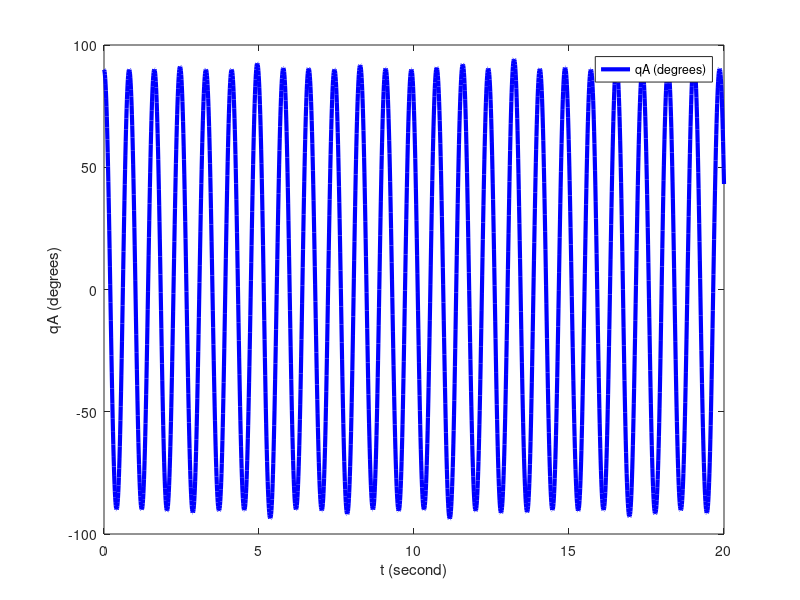
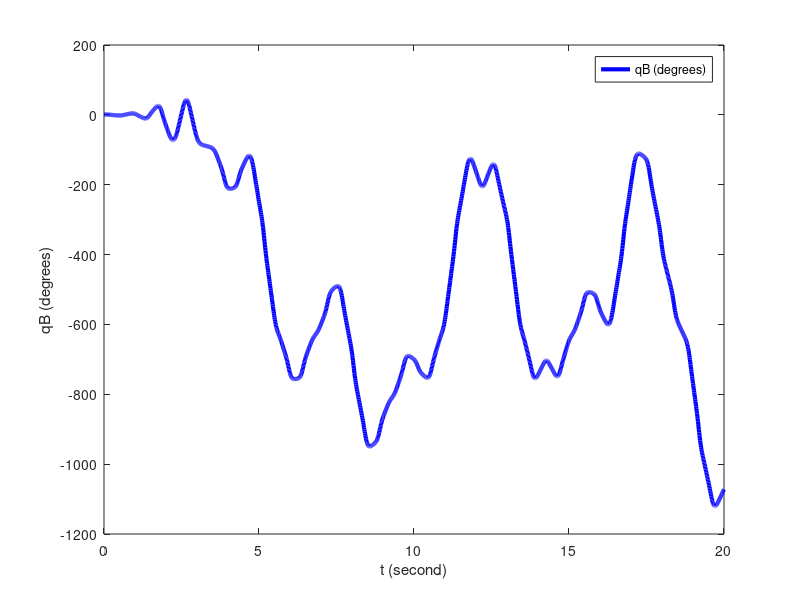

Recreate these plots in MATLAB, in order.
function [t,VAR,Output] = baby_boot
%===========================================================================
% File: baby_boot.m created Nov 03 2025 by MotionGenesis 6.5.
% Portions copyright (c) 2009-2025 Motion Genesis LLC.  Rights reserved.
% MotionGenesis Student Licensee: Charlie Lambert. (until September 2028).
% This MotionGenesis Student license is granted the right to use this code
% only until September 2028, only for legal student-academic (non-professional) purposes,
% and limited to their coursework completion at their accredited school.
% All use of this code is specifically limited to this student licensee.
% No rights are extended for other purposes or to anyone but the licensee.
% This copyright notice must appear in all uses of this code.
%===========================================================================
% The software is provided "as is", without warranty of any kind, express or    
% implied, including but not limited to the warranties of merchantability or    
% fitness for a particular purpose. In no event shall the authors, contributors,
% or copyright holders be liable for any claim, damages or other liability,     
% whether in an action of contract, tort, or otherwise, arising from, out of, or
% in connection with the software or the use or other dealings in the software. 
%===========================================================================
eventDetectedByIntegratorTerminate1OrContinue0 = [];
qADDt=0; qBDDt=0;


%-------------------------------+--------------------------+-------------------+-----------------
% Quantity                      | Value                    | Units             | Description
%-------------------------------|--------------------------|-------------------|-----------------
g                               =  9.81;                   % m/s^2               Constant
IAxx                            =  50;                     % g*cm^2              Constant
IBxx                            =  2500;                   % g*cm^2              Constant
IByy                            =  500;                    % g*cm^2              Constant
IBzz                            =  2000;                   % g*cm^2              Constant
LA                              =  7.5;                    % cm                  Constant
LB                              =  20;                     % cm                  Constant
mA                              =  0.01;                   % kg                  Constant
mB                              =  0.1;                    % kg                  Constant

qA                              =  90;                     % degrees             Initial Value
qB                              =  1;                      % degrees             Initial Value
qADt                            =  0;                      % UNITS               Initial Value
qBDt                            =  0;                      % UNITS               Initial Value

tInitial                        =  0.0;                    % second              Initial Time
tFinal                          =  20;                     % second              Final Time
tStep                           =  0.01;                   % second              Integration Step
printIntScreen                  =  1;                      % 0 or +integer       0 is NO screen output
printIntFile                    =  1;                      % 0 or +integer       0 is NO file   output
absError                        =  1.0E-05;                %                     Absolute Error
relError                        =  1.0E-08;                %                     Relative Error
%-------------------------------+--------------------------+-------------------+-----------------

% Unit conversions.  UnitSystem: kg, meter, second.
DEGtoRAD = pi / 180.0;
RADtoDEG = 180.0 / pi;
IAxx = IAxx * 1.0E-07;                                     %  Converted from g*cm^2 
IBxx = IBxx * 1.0E-07;                                     %  Converted from g*cm^2 
IByy = IByy * 1.0E-07;                                     %  Converted from g*cm^2 
IBzz = IBzz * 1.0E-07;                                     %  Converted from g*cm^2 
LA = LA * 0.01;                                            %  Converted from cm 
LB = LB * 0.01;                                            %  Converted from cm 
qA = qA * DEGtoRAD;                                        %  Converted from degrees 
qB = qB * DEGtoRAD;                                        %  Converted from degrees 

VAR = SetMatrixFromNamedQuantities;
[t,VAR,Output] = IntegrateForwardOrBackward( tInitial, tFinal, tStep, absError, relError, VAR, printIntScreen, printIntFile );
OutputToScreenOrFile( [], 0, 0 );   % Close output files.
if( printIntFile ~= 0 ),  PlotOutputFiles;  end


%===========================================================================
function sys = mdlDerivatives( t, VAR, uSimulink )
%===========================================================================
SetNamedQuantitiesFromMatrix( VAR );
qADDt = (g*(mA*LA+mB*LB)*sin(qA)+2*(IBxx-IByy)*sin(qB)*cos(qB)*qADt*qBDt)/(IAxx+IBxx+mA*LA^2-mB*(2*LA*LB-(2*LA-LB)^2)-(IBxx-IByy)*  ...
sin(qB)^2);
qBDDt = -(IBxx-IByy)*sin(qB)*cos(qB)*qADt^2/IBzz;

sys = transpose( SetMatrixOfDerivativesPriorToIntegrationStep );
end



%===========================================================================
function VAR = SetMatrixFromNamedQuantities
%===========================================================================
VAR = zeros( 1, 4 );
VAR(1) = qA;
VAR(2) = qB;
VAR(3) = qADt;
VAR(4) = qBDt;
end


%===========================================================================
function SetNamedQuantitiesFromMatrix( VAR )
%===========================================================================
qA = VAR(1);
qB = VAR(2);
qADt = VAR(3);
qBDt = VAR(4);
end


%===========================================================================
function VARp = SetMatrixOfDerivativesPriorToIntegrationStep
%===========================================================================
VARp = zeros( 1, 4 );
VARp(1) = qADt;
VARp(2) = qBDt;
VARp(3) = qADDt;
VARp(4) = qBDDt;
end



%===========================================================================
function Output = mdlOutputs( t, VAR, uSimulink )
%===========================================================================
Output = zeros( 1, 4 );
Output(1) = t;
Output(2) = qA*RADtoDEG;

Output(3) = t;
Output(4) = qB*RADtoDEG;
end


%===========================================================================
function OutputToScreenOrFile( Output, shouldPrintToScreen, shouldPrintToFile )
%===========================================================================
persistent FileIdentifier hasHeaderInformationBeenWritten;

if( isempty(Output) ),
   if( ~isempty(FileIdentifier) ),
      for( i = 1 : 2 ),  fclose( FileIdentifier(i) );  end
      clear FileIdentifier;
      fprintf( 1, '\n Output is in the files baby_boot.i  (i=1,2)\n\n' );
   end
   clear hasHeaderInformationBeenWritten;
   return;
end

if( isempty(hasHeaderInformationBeenWritten) ),
   if( shouldPrintToScreen ),
      fprintf( 1,                '%%       t             qA\n' );
      fprintf( 1,                '%%   (second)       (degrees)\n\n' );
   end
   if( shouldPrintToFile && isempty(FileIdentifier) ),
      FileIdentifier = zeros( 1, 2 );
      FileIdentifier(1) = fopen('baby_boot.1', 'wt');   if( FileIdentifier(1) == -1 ), error('Error: unable to open file baby_boot.1'); end
      fprintf(FileIdentifier(1), '%% FILE: baby_boot.1\n%%\n' );
      fprintf(FileIdentifier(1), '%%       t             qA\n' );
      fprintf(FileIdentifier(1), '%%   (second)       (degrees)\n\n' );
      FileIdentifier(2) = fopen('baby_boot.2', 'wt');   if( FileIdentifier(2) == -1 ), error('Error: unable to open file baby_boot.2'); end
      fprintf(FileIdentifier(2), '%% FILE: baby_boot.2\n%%\n' );
      fprintf(FileIdentifier(2), '%%       t             qB\n' );
      fprintf(FileIdentifier(2), '%%   (second)       (degrees)\n\n' );
   end
   hasHeaderInformationBeenWritten = 1;
end

if( shouldPrintToScreen ), WriteNumericalData( 1,                 Output(1:2) );  end
if( shouldPrintToFile ),   WriteNumericalData( FileIdentifier(1), Output(1:2) );  end
if( shouldPrintToFile ),   WriteNumericalData( FileIdentifier(2), Output(3:4) );  end
end


%===========================================================================
function WriteNumericalData( fileIdentifier, Output )
%===========================================================================
numberOfOutputQuantities = length( Output );
if( numberOfOutputQuantities > 0 ),
   for( i = 1 : numberOfOutputQuantities ),
      fprintf( fileIdentifier, ' %- 14.6E', Output(i) );
   end
   fprintf( fileIdentifier, '\n' );
end
end



%===========================================================================
function PlotOutputFiles
%===========================================================================
figure;
data = load( 'baby_boot.1' ); 
plot( data(:,1),data(:,2),'-b', 'LineWidth',3 );
legend( 'qA (degrees)' );
xlabel('t (second)');   ylabel('qA (degrees)');   % title('Some plot title');
clear data;

figure;
data = load( 'baby_boot.2' ); 
plot( data(:,1),data(:,2),'-b', 'LineWidth',3 );
legend( 'qB (degrees)' );
xlabel('t (second)');   ylabel('qB (degrees)');   % title('Some plot title');
clear data;
end



%===========================================================================
function [functionsToEvaluateForEvent, eventTerminatesIntegration1Otherwise0ToContinue, eventDirection_AscendingIs1_CrossingIs0_DescendingIsNegative1] = EventDetection( t, VAR, uSimulink )
%===========================================================================
% Detects when designated functions are zero or cross zero with positive or negative slope.
% Step 1: Uncomment call to mdlDerivatives and mdlOutputs.
% Step 2: Change functionsToEvaluateForEvent,                      e.g., change  []  to  [t - 5.67]  to stop at t = 5.67.
% Step 3: Change eventTerminatesIntegration1Otherwise0ToContinue,  e.g., change  []  to  [1]  to stop integrating.
% Step 4: Change eventDirection_AscendingIs1_CrossingIs0_DescendingIsNegative1,  e.g., change  []  to  [1].
% Step 5: Possibly modify function EventDetectedByIntegrator (if eventTerminatesIntegration1Otherwise0ToContinue is 0).
%---------------------------------------------------------------------------
% mdlDerivatives( t, VAR, uSimulink );        % UNCOMMENT FOR EVENT HANDLING
% mdlOutputs(     t, VAR, uSimulink );        % UNCOMMENT FOR EVENT HANDLING
functionsToEvaluateForEvent = [];
eventTerminatesIntegration1Otherwise0ToContinue = [];
eventDirection_AscendingIs1_CrossingIs0_DescendingIsNegative1 = [];
eventDetectedByIntegratorTerminate1OrContinue0 = eventTerminatesIntegration1Otherwise0ToContinue;
end


%===========================================================================
function [isIntegrationFinished, VAR] = EventDetectedByIntegrator( t, VAR, nIndexOfEvents )
%===========================================================================
isIntegrationFinished = eventDetectedByIntegratorTerminate1OrContinue0( nIndexOfEvents );
if( ~isIntegrationFinished ),
   SetNamedQuantitiesFromMatrix( VAR );
%  Put code here to modify how integration continues.
   VAR = SetMatrixFromNamedQuantities;
end
end



%===========================================================================
function [t,VAR,Output] = IntegrateForwardOrBackward( tInitial, tFinal, tStep, absError, relError, VAR, printIntScreen, printIntFile )
%===========================================================================
OdeMatlabOptions = odeset( 'RelTol',relError, 'AbsTol',absError, 'MaxStep',tStep, 'Events',@EventDetection );
t = tInitial;                 epsilonT = 0.001*tStep;                   tFinalMinusEpsilonT = tFinal - epsilonT;
printCounterScreen = 0;       integrateForward = tFinal >= tInitial;    tAtEndOfIntegrationStep = t + tStep;
printCounterFile   = 0;       isIntegrationFinished = 0;
mdlDerivatives( t, VAR, 0 );
while 1,
   if( (integrateForward && t >= tFinalMinusEpsilonT) || (~integrateForward && t <= tFinalMinusEpsilonT) ), isIntegrationFinished = 1;  end
   shouldPrintToScreen = printIntScreen && ( isIntegrationFinished || printCounterScreen <= 0.01 );
   shouldPrintToFile   = printIntFile   && ( isIntegrationFinished || printCounterFile   <= 0.01 );
   if( isIntegrationFinished || shouldPrintToScreen || shouldPrintToFile ),
      Output = mdlOutputs( t, VAR, 0 );
      OutputToScreenOrFile( Output, shouldPrintToScreen, shouldPrintToFile );
      if( isIntegrationFinished ), break;  end
      if( shouldPrintToScreen ), printCounterScreen = printIntScreen;  end
      if( shouldPrintToFile ),   printCounterFile   = printIntFile;    end
   end
   [TimeOdeArray, VarOdeArray, timeEventOccurredInIntegrationStep, nStatesArraysAtEvent, nIndexOfEvents] = ode45( @mdlDerivatives, [t tAtEndOfIntegrationStep], VAR, OdeMatlabOptions, 0 );
   if( isempty(timeEventOccurredInIntegrationStep) ),
      lastIndex = length( TimeOdeArray );
      t = TimeOdeArray( lastIndex );
      VAR = VarOdeArray( lastIndex, : );
      printCounterScreen = printCounterScreen - 1;
      printCounterFile   = printCounterFile   - 1;
      if( abs(tAtEndOfIntegrationStep - t) >= abs(epsilonT) ), warning('numerical integration failed'); break;  end
      tAtEndOfIntegrationStep = t + tStep;
      if( (integrateForward && tAtEndOfIntegrationStep > tFinal) || (~integrateForward && tAtEndOfIntegrationStep < tFinal) ) tAtEndOfIntegrationStep = tFinal;  end
   else
      t = timeEventOccurredInIntegrationStep( 1 );    % time  at firstEvent = 1 during this integration step.
      VAR = nStatesArraysAtEvent( 1, : );             % state at firstEvent = 1 during this integration step.
      printCounterScreen = 0;
      printCounterFile   = 0;
      [isIntegrationFinished, VAR] = EventDetectedByIntegrator( t, VAR, nIndexOfEvents(1) );
   end
end
end


%==================================
end    % End of function baby_boot
%==================================
